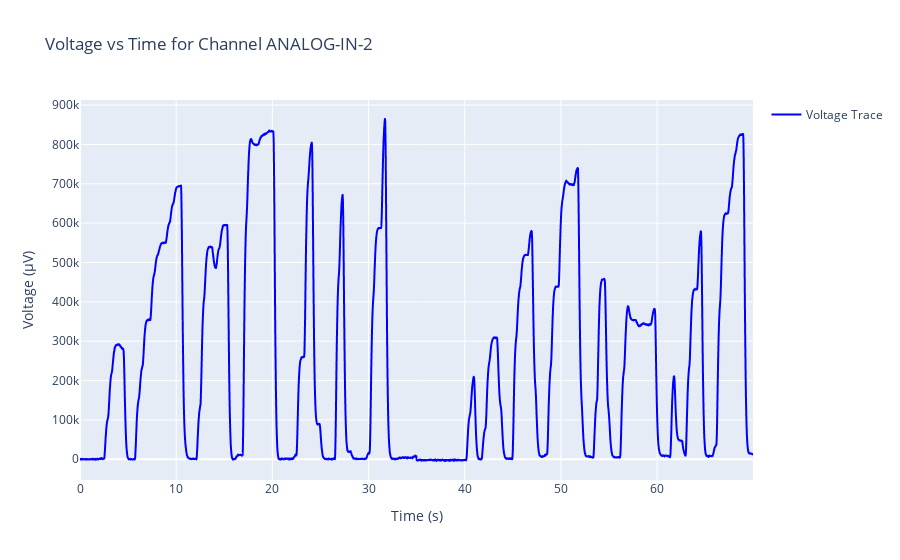

Notebook code cell kept with this figure:
### Code cell
# plots.static_trace(von_frey_pre,channel_id='ANALOG-IN-2',start_time=0, end_time=1000)
# von_frey_pre = signals.data.intan_recordings_stream3[VF_DRG_pre]
plots.interactive_trace(von_frey_pre,channel_id='ANALOG-IN-2',downsample_factor=1000)

### Figure 1 — Plotly figure (JSON) as saved in the notebook; plotly's stock layout.template omitted (floating-point values rounded to 4 significant figures; data arrays with more than 128 entries replaced by an {"elided": "..."} marker saying what was removed)
{"data": [{"line": {"color": "blue"}, "mode": "lines", "name": "Voltage Trace", "type": "scattergl", "x": {"elided": "2100 float values"}, "y": {"elided": "2100 float values"}}], "layout": {"showlegend": true, "title": {"text": "Voltage vs Time for Channel ANALOG-IN-2"}, "xaxis": {"title": {"text": "Time (s)"}}, "yaxis": {"title": {"text": "Voltage (µV)"}}}}
